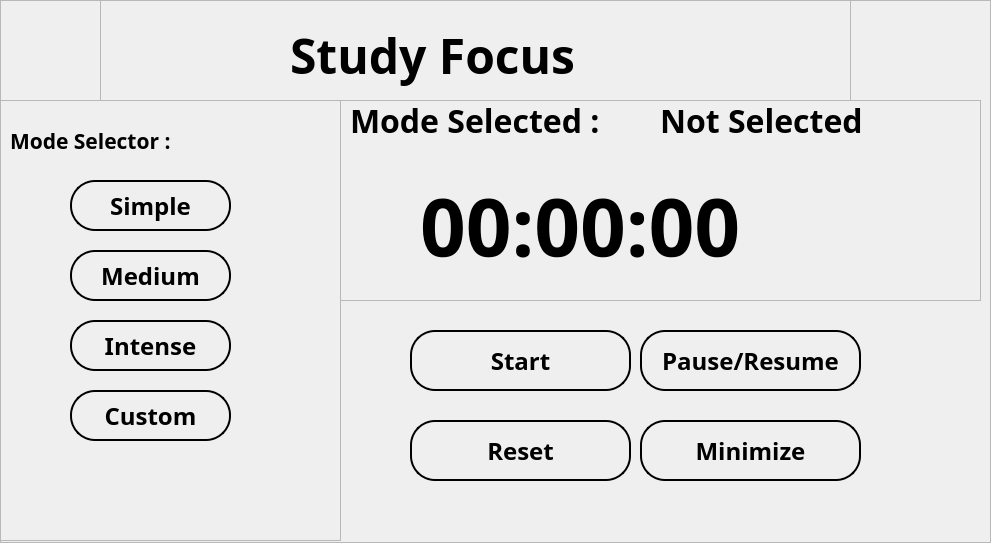
<?xml version="1.0" encoding="UTF-8"?>
<ui version="4.0">
 <class>MainWindow</class>
 <widget class="QMainWindow" name="MainWindow">
  <property name="geometry">
   <rect>
    <x>0</x>
    <y>0</y>
    <width>991</width>
    <height>543</height>
   </rect>
  </property>
  <property name="windowTitle">
   <string>MainWindow</string>
  </property>
  <widget class="QWidget" name="centralwidget">
   <widget class="QWidget" name="widget" native="true">
    <property name="geometry">
     <rect>
      <x>0</x>
      <y>0</y>
      <width>991</width>
      <height>543</height>
     </rect>
    </property>
    <widget class="QFrame" name="frame">
     <property name="geometry">
      <rect>
       <x>0</x>
       <y>0</y>
       <width>991</width>
       <height>543</height>
      </rect>
     </property>
     <property name="frameShape">
      <enum>QFrame::StyledPanel</enum>
     </property>
     <property name="frameShadow">
      <enum>QFrame::Raised</enum>
     </property>
     <widget class="QLabel" name="bg">
      <property name="geometry">
       <rect>
        <x>0</x>
        <y>0</y>
        <width>991</width>
        <height>543</height>
       </rect>
      </property>
      <property name="text">
       <string/>
      </property>
      <property name="pixmap">
       <pixmap>../resources/bg.jpg</pixmap>
      </property>
      <property name="scaledContents">
       <bool>true</bool>
      </property>
     </widget>
     <widget class="QFrame" name="study_focus">
      <property name="geometry">
       <rect>
        <x>100</x>
        <y>0</y>
        <width>751</width>
        <height>101</height>
       </rect>
      </property>
      <property name="frameShape">
       <enum>QFrame::StyledPanel</enum>
      </property>
      <property name="frameShadow">
       <enum>QFrame::Raised</enum>
      </property>
      <widget class="QLabel" name="label_2">
       <property name="geometry">
        <rect>
         <x>190</x>
         <y>20</y>
         <width>491</width>
         <height>71</height>
        </rect>
       </property>
       <property name="font">
        <font>
         <family>Trebuchet MS</family>
         <pointsize>36</pointsize>
         <weight>75</weight>
         <bold>true</bold>
        </font>
       </property>
       <property name="text">
        <string>Study Focus</string>
       </property>
      </widget>
     </widget>
     <widget class="QFrame" name="frame_3">
      <property name="geometry">
       <rect>
        <x>0</x>
        <y>100</y>
        <width>341</width>
        <height>441</height>
       </rect>
      </property>
      <property name="frameShape">
       <enum>QFrame::StyledPanel</enum>
      </property>
      <property name="frameShadow">
       <enum>QFrame::Raised</enum>
      </property>
      <widget class="QPushButton" name="simple">
       <property name="geometry">
        <rect>
         <x>70</x>
         <y>80</y>
         <width>161</width>
         <height>51</height>
        </rect>
       </property>
       <property name="font">
        <font>
         <family>Trebuchet MS</family>
         <pointsize>18</pointsize>
         <weight>75</weight>
         <bold>true</bold>
        </font>
       </property>
       <property name="styleSheet">
        <string notr="true">QPushButton {
    background-color: transparent;
    border: 2px solid black;
    border-radius: 25px;
}

QPushButton:hover {
    background-color: rgba(0, 0, 255, 50);
    border: 2px solid #000080;
    transition: background-color 0.3s, border 0.3s;
}</string>
       </property>
       <property name="text">
        <string>Simple</string>
       </property>
      </widget>
      <widget class="QLabel" name="mode_selector">
       <property name="geometry">
        <rect>
         <x>10</x>
         <y>10</y>
         <width>291</width>
         <height>61</height>
        </rect>
       </property>
       <property name="font">
        <font>
         <family>Trebuchet MS</family>
         <pointsize>16</pointsize>
         <weight>75</weight>
         <bold>true</bold>
        </font>
       </property>
       <property name="text">
        <string>Mode Selector :</string>
       </property>
      </widget>
      <widget class="QPushButton" name="medium">
       <property name="geometry">
        <rect>
         <x>70</x>
         <y>150</y>
         <width>161</width>
         <height>51</height>
        </rect>
       </property>
       <property name="font">
        <font>
         <family>Trebuchet MS</family>
         <pointsize>18</pointsize>
         <weight>75</weight>
         <bold>true</bold>
        </font>
       </property>
       <property name="styleSheet">
        <string notr="true">QPushButton {
    background-color: transparent;
    border: 2px solid black;
    border-radius: 25px;
}

QPushButton:hover {
    background-color: rgba(0, 0, 255, 50);
    border: 2px solid #000080;
    transition: background-color 0.3s, border 0.3s;
}</string>
       </property>
       <property name="text">
        <string>Medium</string>
       </property>
      </widget>
      <widget class="QPushButton" name="intense">
       <property name="geometry">
        <rect>
         <x>70</x>
         <y>220</y>
         <width>161</width>
         <height>51</height>
        </rect>
       </property>
       <property name="font">
        <font>
         <family>Trebuchet MS</family>
         <pointsize>18</pointsize>
         <weight>75</weight>
         <bold>true</bold>
        </font>
       </property>
       <property name="styleSheet">
        <string notr="true">QPushButton {
    background-color: transparent;
    border: 2px solid black;
    border-radius: 25px;
}

QPushButton:hover {
    background-color: rgba(0, 0, 255, 50);
    border: 2px solid #000080;
    transition: background-color 0.3s, border 0.3s;
}</string>
       </property>
       <property name="text">
        <string>Intense</string>
       </property>
      </widget>
      <widget class="QPushButton" name="custom">
       <property name="geometry">
        <rect>
         <x>70</x>
         <y>290</y>
         <width>161</width>
         <height>51</height>
        </rect>
       </property>
       <property name="font">
        <font>
         <family>Trebuchet MS</family>
         <pointsize>18</pointsize>
         <weight>75</weight>
         <bold>true</bold>
        </font>
       </property>
       <property name="styleSheet">
        <string notr="true">QPushButton {
    background-color: transparent;
    border: 2px solid black;
    border-radius: 25px;
}

QPushButton:hover {
    background-color: rgba(0, 0, 255, 50);
    border: 2px solid #000080;
    transition: background-color 0.3s, border 0.3s;
}</string>
       </property>
       <property name="text">
        <string>Custom</string>
       </property>
      </widget>
     </widget>
     <widget class="QFrame" name="frame_4">
      <property name="geometry">
       <rect>
        <x>340</x>
        <y>100</y>
        <width>641</width>
        <height>201</height>
       </rect>
      </property>
      <property name="frameShape">
       <enum>QFrame::StyledPanel</enum>
      </property>
      <property name="frameShadow">
       <enum>QFrame::Raised</enum>
      </property>
      <widget class="QLabel" name="timer">
       <property name="geometry">
        <rect>
         <x>80</x>
         <y>50</y>
         <width>531</width>
         <height>151</height>
        </rect>
       </property>
       <property name="font">
        <font>
         <family>Trebuchet MS</family>
         <pointsize>60</pointsize>
         <weight>75</weight>
         <bold>true</bold>
        </font>
       </property>
       <property name="text">
        <string>00:00:00</string>
       </property>
      </widget>
      <widget class="QLabel" name="mode_selected">
       <property name="geometry">
        <rect>
         <x>10</x>
         <y>0</y>
         <width>301</width>
         <height>41</height>
        </rect>
       </property>
       <property name="font">
        <font>
         <family>Trebuchet MS</family>
         <pointsize>24</pointsize>
         <weight>75</weight>
         <bold>true</bold>
        </font>
       </property>
       <property name="text">
        <string>Mode Selected : </string>
       </property>
      </widget>
      <widget class="QLabel" name="mode">
       <property name="geometry">
        <rect>
         <x>320</x>
         <y>0</y>
         <width>271</width>
         <height>41</height>
        </rect>
       </property>
       <property name="font">
        <font>
         <family>Trebuchet MS</family>
         <pointsize>24</pointsize>
         <weight>75</weight>
         <bold>true</bold>
        </font>
       </property>
       <property name="text">
        <string>Not Selected</string>
       </property>
      </widget>
     </widget>
     <widget class="QPushButton" name="start">
      <property name="geometry">
       <rect>
        <x>410</x>
        <y>330</y>
        <width>221</width>
        <height>61</height>
       </rect>
      </property>
      <property name="font">
       <font>
        <family>Trebuchet MS</family>
        <pointsize>18</pointsize>
        <weight>75</weight>
        <bold>true</bold>
       </font>
      </property>
      <property name="styleSheet">
       <string notr="true">QPushButton {
    background-color: transparent;
    border: 2px solid black;
    border-radius: 25px;
}

QPushButton:hover {
    background-color: rgba(0, 0, 255, 50);
    border: 2px solid #000080;
    transition: background-color 0.3s, border 0.3s;
}</string>
      </property>
      <property name="text">
       <string>Start</string>
      </property>
     </widget>
     <widget class="QPushButton" name="pause">
      <property name="geometry">
       <rect>
        <x>640</x>
        <y>330</y>
        <width>221</width>
        <height>61</height>
       </rect>
      </property>
      <property name="font">
       <font>
        <family>Trebuchet MS</family>
        <pointsize>18</pointsize>
        <weight>75</weight>
        <bold>true</bold>
       </font>
      </property>
      <property name="styleSheet">
       <string notr="true">QPushButton {
    background-color: transparent;
    border: 2px solid black;
    border-radius: 25px;
}

QPushButton:hover {
    background-color: rgba(0, 0, 255, 50);
    border: 2px solid #000080;
    transition: background-color 0.3s, border 0.3s;
}</string>
      </property>
      <property name="text">
       <string>Pause/Resume</string>
      </property>
     </widget>
     <widget class="QPushButton" name="reset">
      <property name="geometry">
       <rect>
        <x>410</x>
        <y>420</y>
        <width>221</width>
        <height>61</height>
       </rect>
      </property>
      <property name="font">
       <font>
        <family>Trebuchet MS</family>
        <pointsize>18</pointsize>
        <weight>75</weight>
        <bold>true</bold>
       </font>
      </property>
      <property name="styleSheet">
       <string notr="true">QPushButton {
    background-color: transparent;
    border: 2px solid black;
    border-radius: 25px;
}

QPushButton:hover {
    background-color: rgba(0, 0, 255, 50);
    border: 2px solid #000080;
    transition: background-color 0.3s, border 0.3s;
}</string>
      </property>
      <property name="text">
       <string>Reset</string>
      </property>
     </widget>
     <widget class="QPushButton" name="minimize">
      <property name="geometry">
       <rect>
        <x>640</x>
        <y>420</y>
        <width>221</width>
        <height>61</height>
       </rect>
      </property>
      <property name="font">
       <font>
        <family>Trebuchet MS</family>
        <pointsize>18</pointsize>
        <weight>75</weight>
        <bold>true</bold>
       </font>
      </property>
      <property name="styleSheet">
       <string notr="true">QPushButton {
    background-color: transparent;
    border: 2px solid black;
    border-radius: 25px;
}

QPushButton:hover {
    background-color: rgba(0, 0, 255, 50);
    border: 2px solid #000080;
    transition: background-color 0.3s, border 0.3s;
}</string>
      </property>
      <property name="text">
       <string>Minimize</string>
      </property>
     </widget>
    </widget>
   </widget>
  </widget>
 </widget>
 <resources/>
 <connections/>
</ui>
